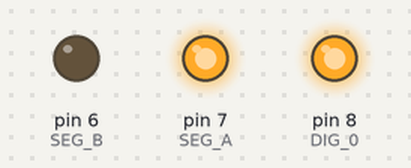
Bench run of a sketch on a simulated Arduino Uno, built with avr-gcc and run on an emulated ATmega328P. Parts: output pins drawn as LEDs (lit = HIGH).

Above: at 0.5 s.
At 1.5 s:
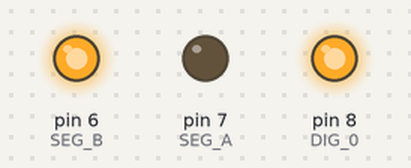
At 5.5 s:
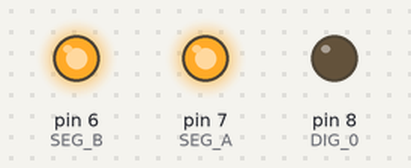
Timing chart, 0 to 6.9 s (numbered marks = the images above):
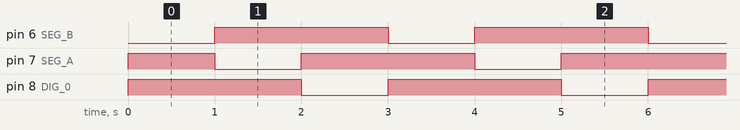

Measured:
- by itself, pin 6 (SEG_B), pin 7 (SEG_A), pin 8 (DIG_0): alternates HIGH for 2.0 s and LOW for 1.0 s
- by itself, everything shown: repeats every 3.0 s, in 3 steps

The sketch:

transistor-digit-circuit-tester.ino
```cpp
#define SEG_A 7
#define SEG_B 6
#define DIG_0 8


void setup() {
  pinMode(DIG_0, OUTPUT);
  pinMode(SEG_A, OUTPUT);
  pinMode(SEG_B, OUTPUT);

  digitalWrite(DIG_0, HIGH); // disable digit 0
  digitalWrite(SEG_A, HIGH); // turn off segment A
  digitalWrite(SEG_B, HIGH); // turn off segment A

}

void loop() {
  digitalWrite(DIG_0, HIGH);
  digitalWrite(SEG_A, HIGH);
  digitalWrite(SEG_B, LOW);


  delay(1000);
  digitalWrite(SEG_A, LOW);
  digitalWrite(SEG_B, HIGH);

  delay(1000);

  digitalWrite(DIG_0, LOW);
  digitalWrite(SEG_A, HIGH);
  digitalWrite(SEG_B, HIGH);
  delay(1000);


}
```
